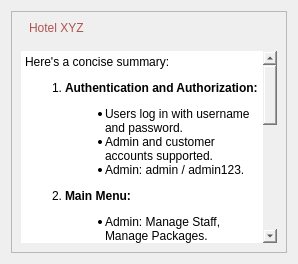
                  <widget class="QWidget" name="dashboard">
                   <layout class="QHBoxLayout" name="horizontalLayout_8">
                    <item>
                     <widget class="QFrame" name="frame_20">
                      <property name="frameShape">
                       <enum>QFrame::StyledPanel</enum>
                      </property>
                      <property name="frameShadow">
                       <enum>QFrame::Raised</enum>
                      </property>
                      <layout class="QVBoxLayout" name="verticalLayout_13">
                       <item>
                        <widget class="QLabel" name="label_12">
                         <property name="styleSheet">
                          <string notr="true">font: 500 18pt &quot;ImPerfect23&quot;;
color: rgb(174, 84, 79);
margin-left:5px;</string>
                         </property>
                         <property name="text">
                          <string>Hotel XYZ</string>
                         </property>
                        </widget>
                       </item>
                       <item>
                        <spacer name="verticalSpacer_3">
                         <property name="orientation">
                          <enum>Qt::Vertical</enum>
                         </property>
                         <property name="sizeType">
                          <enum>QSizePolicy::Minimum</enum>
                         </property>
                         <property name="sizeHint" stdset="0">
                          <size>
                           <width>20</width>
                           <height>10</height>
                          </size>
                         </property>
                        </spacer>
                       </item>
                       <item>
                        <widget class="QTextBrowser" name="textBrowser">
                         <property name="styleSheet">
                          <string notr="true">font: 12pt &quot;Segoe UI&quot;;
border:none;</string>
                         </property>
                         <property name="html">
                          <string>&lt;!DOCTYPE HTML PUBLIC &quot;-//W3C//DTD HTML 4.0//EN&quot; &quot;http://www.w3.org/TR/REC-html40/strict.dtd&quot;&gt;
&lt;html&gt;&lt;head&gt;&lt;meta name=&quot;qrichtext&quot; content=&quot;1&quot; /&gt;&lt;meta charset=&quot;utf-8&quot; /&gt;&lt;style type=&quot;text/css&quot;&gt;
p, li { white-space: pre-wrap; }
hr { height: 1px; border-width: 0; }
li.unchecked::marker { content: &quot;\2610&quot;; }
li.checked::marker { content: &quot;\2612&quot;; }
&lt;/style&gt;&lt;/head&gt;&lt;body style=&quot; font-family:'Segoe UI'; font-size:12pt; font-weight:400; font-style:normal;&quot;&gt;
&lt;p style=&quot; margin-top:12px; margin-bottom:12px; margin-left:0px; margin-right:0px; -qt-block-indent:0; text-indent:0px;&quot;&gt;&lt;span style=&quot; font-size:9pt;&quot;&gt;Here's a concise summary:&lt;/span&gt;&lt;/p&gt;
&lt;ol style=&quot;margin-top: 0px; margin-bottom: 0px; margin-left: 0px; margin-right: 0px; -qt-list-indent: 1;&quot;&gt;
&lt;li style=&quot; font-size:9pt;&quot; style=&quot; margin-top:12px; margin-bottom:12px; margin-left:0px; margin-right:0px; -qt-block-indent:0; text-indent:0px;&quot;&gt;&lt;span style=&quot; font-weight:700;&quot;&gt;Authentication and Authorization:&lt;/span&gt;
&lt;ul style=&quot;margin-top: 0px; margin-bottom: 0px; margin-left: 0px; margin-right: 0px; -qt-list-indent: 2;&quot;&gt;
&lt;li style=&quot; font-size:9pt;&quot; style=&quot; margin-top:0px; margin-bottom:0px; margin-left:0px; margin-right:0px; -qt-block-indent:0; text-indent:0px;&quot;&gt;Users log in with username and password.&lt;/li&gt;
&lt;li style=&quot; font-size:9pt;&quot; style=&quot; margin-top:0px; margin-bottom:0px; margin-left:0px; margin-right:0px; -qt-block-indent:0; text-indent:0px;&quot;&gt;Admin and customer accounts supported.&lt;/li&gt;
&lt;li style=&quot; font-size:9pt;&quot; style=&quot; margin-top:0px; margin-bottom:0px; margin-left:0px; margin-right:0px; -qt-block-indent:0; text-indent:0px;&quot;&gt;Admin: &lt;span style=&quot; font-family:'Courier New';&quot;&gt;admin&lt;/span&gt; / &lt;span style=&quot; font-family:'Courier New';&quot;&gt;admin123&lt;/span&gt;.&lt;/li&gt;&lt;/ul&gt;&lt;/li&gt;
&lt;li style=&quot; font-size:9pt;&quot; style=&quot; margin-top:12px; margin-bottom:12px; margin-left:0px; margin-right:0px; -qt-block-indent:0; text-indent:0px;&quot;&gt;&lt;span style=&quot; font-weight:700;&quot;&gt;Main Menu:&lt;/span&gt;
&lt;ul style=&quot;margin-top: 0px; margin-bottom: 0px; margin-left: 0px; margin-right: 0px; -qt-list-indent: 2;&quot;&gt;
&lt;li style=&quot; font-size:9pt;&quot; style=&quot; margin-top:0px; margin-bottom:0px; margin-left:0px; margin-right:0px; -qt-block-indent:0; text-indent:0px;&quot;&gt;Admin: Manage Staff, Manage Packages.&lt;/li&gt;
&lt;li style=&quot; font-size:9pt;&quot; style=&quot; margin-top:0px; margin-bottom:0px; margin-left:0px; margin-right:0px; -qt-block-indent:0; text-indent:0px;&quot;&gt;Customer: Manage Reservations, View Packages.&lt;/li&gt;&lt;/ul&gt;&lt;/li&gt;
&lt;li style=&quot; font-size:9pt;&quot; style=&quot; margin-top:12px; margin-bottom:12px; margin-left:0px; margin-right:0px; -qt-block-indent:0; text-indent:0px;&quot;&gt;&lt;span style=&quot; font-weight:700;&quot;&gt;Manage Reservations:&lt;/span&gt;
&lt;ul style=&quot;margin-top: 0px; margin-bottom: 0px; margin-left: 0px; margin-right: 0px; -qt-list-indent: 2;&quot;&gt;
&lt;li style=&quot; font-size:9pt;&quot; style=&quot; margin-top:0px; margin-bottom:0px; margin-left:0px; margin-right:0px; -qt-block-indent:0; text-indent:0px;&quot;&gt;Enter reservation details.&lt;/li&gt;
&lt;li style=&quot; font-size:9pt;&quot; style=&quot; margin-top:0px; margin-bottom:0px; margin-left:0px; margin-right:0px; -qt-block-indent:0; text-indent:0px;&quot;&gt;Calculate total cost based on pax.&lt;/li&gt;
&lt;li style=&quot; font-size:9pt;&quot; style=&quot; margin-top:0px; margin-bottom:0px; margin-left:0px; margin-right:0px; -qt-block-indent:0; text-indent:0px;&quot;&gt;Buttons: Create, Edit, Cancel, Reset.&lt;/li&gt;&lt;/ul&gt;&lt;/li&gt;
&lt;li style=&quot; font-size:9pt;&quot; style=&quot; margin-top:12px; margin-bottom:12px; margin-left:0px; margin-right:0px; -qt-block-indent:0; text-indent:0px;&quot;&gt;&lt;span style=&quot; font-weight:700;&quot;&gt;View Packages:&lt;/span&gt;
&lt;ul style=&quot;margin-top: 0px; margin-bottom: 0px; margin-left: 0px; margin-right: 0px; -qt-list-indent: 2;&quot;&gt;
&lt;li style=&quot; font-size:9pt;&quot; style=&quot; margin-top:0px; margin-bottom:0px; margin-left:0px; margin-right:0px; -qt-block-indent:0; text-indent:0px;&quot;&gt;Search packages by name.&lt;/li&gt;
&lt;li style=&quot; font-size:9pt;&quot; style=&quot; margin-top:0px; margin-bottom:0px; margin-left:0px; margin-right:0px; -qt-block-indent:0; text-indent:0px;&quot;&gt;Display package details.&lt;/li&gt;&lt;/ul&gt;&lt;/li&gt;
&lt;li style=&quot; font-size:9pt;&quot; style=&quot; margin-top:12px; margin-bottom:12px; margin-left:0px; margin-right:0px; -qt-block-indent:0; text-indent:0px;&quot;&gt;&lt;span style=&quot; font-weight:700;&quot;&gt;Manage Packages:&lt;/span&gt;
&lt;ul style=&quot;margin-top: 0px; margin-bottom: 0px; margin-left: 0px; margin-right: 0px; -qt-list-indent: 2;&quot;&gt;
&lt;li style=&quot; font-size:9pt;&quot; style=&quot; margin-top:0px; margin-bottom:0px; margin-left:0px; margin-right:0px; -qt-block-indent:0; text-indent:0px;&quot;&gt;Admin: Add, Edit, Delete packages.&lt;/li&gt;
&lt;li style=&quot; font-size:9pt;&quot; style=&quot; margin-top:0px; margin-bottom:0px; margin-left:0px; margin-right:0px; -qt-block-indent:0; text-indent:0px;&quot;&gt;Data entry for package details.&lt;/li&gt;
&lt;li style=&quot; font-size:9pt;&quot; style=&quot; margin-top:0px; margin-bottom:0px; margin-left:0px; margin-right:0px; -qt-block-indent:0; text-indent:0px;&quot;&gt;Clear all data option.&lt;/li&gt;&lt;/ul&gt;&lt;/li&gt;&lt;/ol&gt;&lt;/body&gt;&lt;/html&gt;</string>
                         </property>
                        </widget>
                       </item>
                      </layout>
                     </widget>
                    </item>
                   </layout>
                  </widget>
